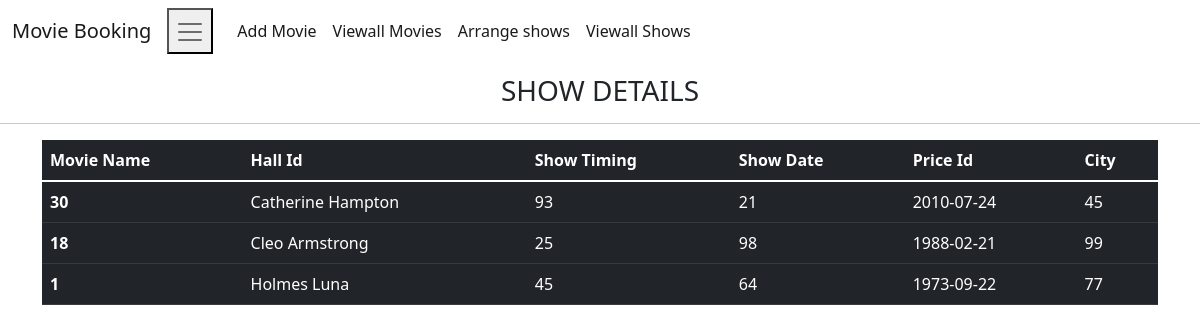
Page /viewallshows on the committed database.
### tables this page shows
CREATE TABLE SHOW(
                            SHOWID INTEGER PRIMARY KEY AUTOINCREMENT,
                            MOVIEID INTEGER,
                            MOVIENAME TEXT,
                            HALLID INTEGER,
                            TIME INTEGER,
                            DATE INTEGER,
                            PRICEID INTEGER,
                            CityName TEXT);

### main.py (the view)
@app.route("/viewallshows")
def viewAllShows():
    cur = conn.cursor()
    cur.execute("SELECT * FROM SHOW")
    res = cur.fetchall()
    return render_template("viewallshows.html", cinemass=res)

### templates/viewallshows.html
{% extends "base.html" %}
{% block content %}
<h3 style="text-align: center; margin-top: 1%;">SHOW DETAILS</h3>
<hr>
    <div class="container">
        <div class="row">
            <div class="col col-12 col-sm-12 col-md-12 col-lg-12 col-xl-12 col-xxl-12">
                <table class="table table-dark">
                    <thead>
                    <tr>
                        <th scope="col">Movie Name</th>
                        <th scope="col">Hall Id</th>
                        <th scope="col">Show Timing</th>
                        <th scope="col">Show Date</th>
                        <th scope="col">Price Id</th>
                        <th scope="col">City</th>
                    </tr>
                    </thead>
                    <tbody>
                    {% for i in cinemass %}
                    <tr>
                        <th scope="row">{{ i[1] }}</th>
                        <td>{{ i[2] }}</td>
                        <td>{{ i[3] }}</td>
                        <td>{{ i[4] }}</td>
                        <td>{{ i[5] }}</td>
                        <td>{{ i[6] }}</td>
                    </tr>
                    {% endfor %}
                    </tbody>
                </table>
            </div>
        </div>
    </div>
{% endblock %}

### rows in the picture
SHOW: MOVIEID "30", MOVIENAME "Catherine Hampton", HALLID "93", TIME "21", DATE "2010-07-24", PRICEID "45"
SHOW: MOVIEID "18", MOVIENAME "Cleo Armstrong", HALLID "25", TIME "98", DATE "1988-02-21", PRICEID "99"
SHOW: MOVIEID "1", MOVIENAME "Holmes Luna", HALLID "45", TIME "64", DATE "1973-09-22", PRICEID "77"
